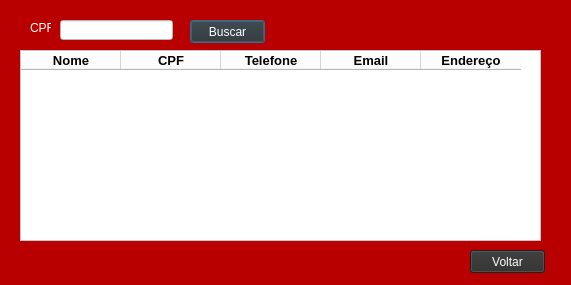
<?xml version="1.0" encoding="UTF-8"?>
<ui version="4.0">
 <class>TelaBusca</class>
 <widget class="QDialog" name="TelaBusca">
  <property name="geometry">
   <rect>
    <x>0</x>
    <y>0</y>
    <width>571</width>
    <height>285</height>
   </rect>
  </property>
  <property name="windowTitle">
   <string>Consultar Contato</string>
  </property>
  <property name="styleSheet">
   <string notr="true">background-color: rgb(184, 0, 0);</string>
  </property>
  <widget class="QTableWidget" name="Lista">
   <property name="geometry">
    <rect>
     <x>20</x>
     <y>50</y>
     <width>521</width>
     <height>191</height>
    </rect>
   </property>
   <property name="styleSheet">
    <string notr="true">background-color: rgb(255, 255, 255);</string>
   </property>
   <column>
    <property name="text">
     <string>Nome</string>
    </property>
    <property name="font">
     <font>
      <pointsize>10</pointsize>
      <weight>75</weight>
      <bold>true</bold>
     </font>
    </property>
   </column>
   <column>
    <property name="text">
     <string>CPF</string>
    </property>
    <property name="font">
     <font>
      <pointsize>10</pointsize>
      <weight>75</weight>
      <italic>false</italic>
      <bold>true</bold>
     </font>
    </property>
   </column>
   <column>
    <property name="text">
     <string>Telefone</string>
    </property>
    <property name="font">
     <font>
      <pointsize>10</pointsize>
      <weight>75</weight>
      <bold>true</bold>
     </font>
    </property>
   </column>
   <column>
    <property name="text">
     <string>Email</string>
    </property>
    <property name="font">
     <font>
      <pointsize>10</pointsize>
      <weight>75</weight>
      <italic>false</italic>
      <bold>true</bold>
     </font>
    </property>
   </column>
   <column>
    <property name="text">
     <string>Endereço</string>
    </property>
    <property name="font">
     <font>
      <pointsize>10</pointsize>
      <weight>75</weight>
      <bold>true</bold>
     </font>
    </property>
   </column>
  </widget>
  <widget class="QLabel" name="label_2">
   <property name="geometry">
    <rect>
     <x>30</x>
     <y>20</y>
     <width>21</width>
     <height>16</height>
    </rect>
   </property>
   <property name="styleSheet">
    <string notr="true">color: rgb(255, 255, 255);</string>
   </property>
   <property name="text">
    <string>CPF:</string>
   </property>
  </widget>
  <widget class="QPushButton" name="pushButton">
   <property name="geometry">
    <rect>
     <x>190</x>
     <y>20</y>
     <width>75</width>
     <height>23</height>
    </rect>
   </property>
   <property name="styleSheet">
    <string notr="true">background-color: rgb(45,45,45);
color: rgb(255, 255, 255);</string>
   </property>
   <property name="text">
    <string>Buscar</string>
   </property>
  </widget>
  <widget class="QLineEdit" name="lineEdit_cpf">
   <property name="geometry">
    <rect>
     <x>60</x>
     <y>20</y>
     <width>113</width>
     <height>20</height>
    </rect>
   </property>
   <property name="styleSheet">
    <string notr="true">background-color: rgb(255, 255, 255);</string>
   </property>
  </widget>
  <widget class="QPushButton" name="pushButton_voltar">
   <property name="geometry">
    <rect>
     <x>470</x>
     <y>250</y>
     <width>75</width>
     <height>23</height>
    </rect>
   </property>
   <property name="styleSheet">
    <string notr="true">background-color: rgb(45, 45, 45);
color: rgb(255, 255, 255);</string>
   </property>
   <property name="text">
    <string>Voltar</string>
   </property>
  </widget>
 </widget>
 <resources/>
 <connections/>
</ui>
